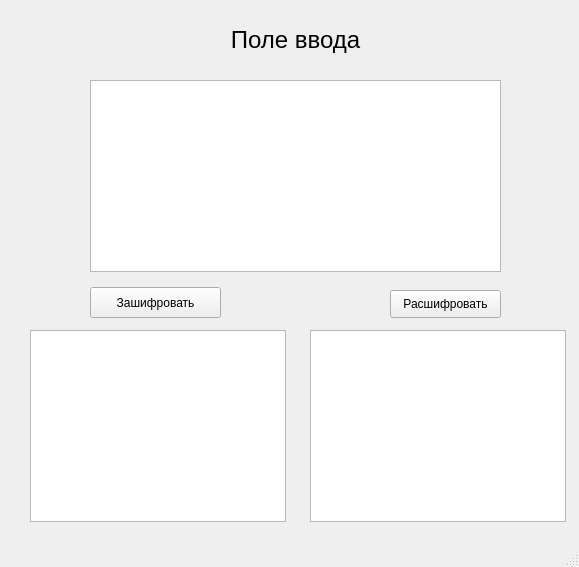
<?xml version="1.0" encoding="UTF-8"?>
<ui version="4.0">
 <class>MainWindow</class>
 <widget class="QMainWindow" name="MainWindow">
  <property name="geometry">
   <rect>
    <x>0</x>
    <y>0</y>
    <width>579</width>
    <height>567</height>
   </rect>
  </property>
  <property name="windowTitle">
   <string>MainWindow</string>
  </property>
  <widget class="QWidget" name="centralwidget">
   <widget class="QTextBrowser" name="textBrowser">
    <property name="enabled">
     <bool>true</bool>
    </property>
    <property name="geometry">
     <rect>
      <x>90</x>
      <y>80</y>
      <width>411</width>
      <height>192</height>
     </rect>
    </property>
    <property name="html">
     <string>&lt;!DOCTYPE HTML PUBLIC &quot;-//W3C//DTD HTML 4.0//EN&quot; &quot;http://www.w3.org/TR/REC-html40/strict.dtd&quot;&gt;
&lt;html&gt;&lt;head&gt;&lt;meta name=&quot;qrichtext&quot; content=&quot;1&quot; /&gt;&lt;style type=&quot;text/css&quot;&gt;
p, li { white-space: pre-wrap; }
&lt;/style&gt;&lt;/head&gt;&lt;body style=&quot; font-family:'MS Shell Dlg 2'; font-size:7.8pt; font-weight:400; font-style:normal;&quot;&gt;
&lt;p style=&quot;-qt-paragraph-type:empty; margin-top:0px; margin-bottom:0px; margin-left:0px; margin-right:0px; -qt-block-indent:0; text-indent:0px;&quot;&gt;&lt;br /&gt;&lt;/p&gt;&lt;/body&gt;&lt;/html&gt;</string>
    </property>
   </widget>
   <widget class="QLabel" name="label">
    <property name="geometry">
     <rect>
      <x>190</x>
      <y>0</y>
      <width>211</width>
      <height>81</height>
     </rect>
    </property>
    <property name="baseSize">
     <size>
      <width>0</width>
      <height>0</height>
     </size>
    </property>
    <property name="text">
     <string>&lt;html&gt;&lt;head/&gt;&lt;body&gt;&lt;p align=&quot;center&quot;&gt;&lt;span style=&quot; font-size:18pt;&quot;&gt;Поле ввода&lt;/span&gt;&lt;/p&gt;&lt;/body&gt;&lt;/html&gt;</string>
    </property>
   </widget>
   <widget class="QTextBrowser" name="textBrowser_2">
    <property name="geometry">
     <rect>
      <x>30</x>
      <y>330</y>
      <width>256</width>
      <height>192</height>
     </rect>
    </property>
   </widget>
   <widget class="QLabel" name="label_2">
    <property name="geometry">
     <rect>
      <x>390</x>
      <y>390</y>
      <width>55</width>
      <height>16</height>
     </rect>
    </property>
    <property name="text">
     <string/>
    </property>
   </widget>
   <widget class="QTextBrowser" name="textBrowser_3">
    <property name="geometry">
     <rect>
      <x>310</x>
      <y>330</y>
      <width>256</width>
      <height>192</height>
     </rect>
    </property>
   </widget>
   <widget class="QPushButton" name="pushButton">
    <property name="geometry">
     <rect>
      <x>90</x>
      <y>287</y>
      <width>131</width>
      <height>31</height>
     </rect>
    </property>
    <property name="text">
     <string>Зашифровать</string>
    </property>
   </widget>
   <widget class="QPushButton" name="pushButton_2">
    <property name="geometry">
     <rect>
      <x>390</x>
      <y>290</y>
      <width>111</width>
      <height>28</height>
     </rect>
    </property>
    <property name="text">
     <string>Расшифровать</string>
    </property>
   </widget>
  </widget>
  <widget class="QStatusBar" name="statusbar"/>
 </widget>
 <resources/>
 <connections/>
</ui>
